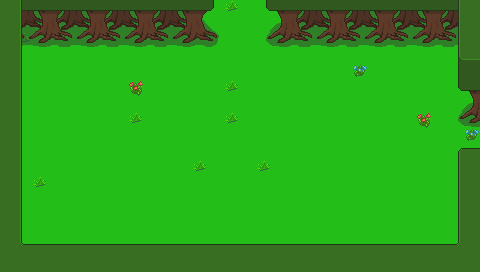

Below is a game level as drawn by its tile map, then a one-line description and the .tmx file that defines it, in full:
An orthogonal 30x17 tile map with 16x16 px tiles, 3 tile layers (Base, Ground, Upper) and 3 objects (2x Entrance, ResourceSpawn).

<map version="1.2" tiledversion="1.3.3" orientation="orthogonal" renderorder="right-down" width="30" height="17" tilewidth="16" tileheight="16" infinite="0" nextlayerid="22" nextobjectid="49">
 <properties>
  <property name="ActiveSpawn" type="int" value="0" />
  <property name="Dungeon" value="Forest" />
  <property name="Outside" type="bool" value="false" />
  <property name="ResourcesMinMax" value="30-60" />
 </properties>
 <tileset firstgid="1" source="tilesetManorGrounds.tsx" />
 <layer id="19" name="Base" width="30" height="17">
  <data encoding="csv">
246,289,289,27,27,205,27,289,27,289,283,289,27,289,283,289,27,27,205,205,205,289,289,27,205,205,289,289,205,246,
246,27,289,289,205,289,27,205,205,289,27,27,205,205,27,289,27,289,289,27,27,205,289,27,205,27,289,205,27,246,
246,283,27,27,27,205,205,205,205,289,289,205,205,27,289,27,289,27,205,289,27,205,27,27,205,27,289,27,205,246,
246,27,289,27,27,27,27,289,289,205,205,289,205,205,205,289,205,27,289,289,205,27,205,205,27,27,289,27,27,246,
246,27,27,27,27,27,27,27,289,205,205,289,289,27,205,289,205,27,27,27,205,205,36,27,27,289,27,289,27,246,
289,27,289,205,289,27,205,289,77,27,289,205,205,205,283,289,289,27,289,289,27,289,205,27,205,289,27,27,205,205,
205,27,289,205,27,27,27,289,27,27,27,27,205,289,27,289,289,205,205,289,205,205,27,27,205,289,205,289,27,27,
27,289,289,27,27,289,289,289,283,205,289,27,205,205,283,289,205,205,205,205,27,205,27,205,27,27,77,27,289,289,
205,205,205,27,27,27,27,289,289,27,205,205,205,27,205,27,27,205,27,289,289,205,27,289,27,289,27,205,289,36,
289,27,205,27,289,205,27,27,205,205,289,205,289,205,289,289,289,27,205,205,289,289,27,289,205,27,27,289,27,27,
246,27,205,205,27,289,27,205,27,205,205,205,283,205,289,27,283,205,205,27,205,205,289,289,205,27,27,27,27,246,
246,27,283,289,205,289,27,27,289,27,289,205,27,27,289,205,27,205,27,289,27,27,205,27,289,205,205,27,27,246,
246,27,27,289,205,289,289,289,289,27,205,289,289,27,27,205,27,205,289,27,27,27,205,27,289,289,27,27,27,246,
246,27,205,289,27,27,205,205,27,27,289,289,289,289,289,289,205,289,205,205,27,205,205,205,27,289,289,205,27,246,
246,27,27,289,289,27,27,205,289,205,205,205,289,289,205,205,27,205,27,289,27,205,27,289,27,205,27,289,27,246,
246,27,289,205,27,289,27,27,289,205,289,289,289,289,27,289,27,205,205,27,205,289,205,205,27,289,27,289,27,246,
246,246,246,246,246,246,246,246,246,246,246,246,246,27,289,27,27,246,246,246,246,246,246,246,246,246,246,246,246,246
</data>
 </layer>
 <layer id="20" name="Ground" width="30" height="17">
  <data encoding="csv">
41,222,223,221,222,223,221,222,223,221,222,223,224,225,0,0,219,220,221,222,223,221,222,223,221,222,223,221,222,41,
41,247,248,246,247,248,246,247,248,246,247,248,249,250,0,0,244,245,246,247,248,246,247,248,246,247,248,246,247,41,
41,272,273,271,272,273,271,272,273,271,272,273,274,275,0,0,269,270,271,272,273,271,272,273,271,272,273,271,272,41,
41,42,0,0,0,0,0,0,0,0,0,0,0,0,0,0,0,0,0,0,0,0,0,0,0,0,0,0,65,66,
41,42,0,0,0,0,0,0,0,0,0,0,0,0,0,0,0,0,0,0,0,0,0,0,0,0,0,0,194,44,
41,42,0,0,0,0,0,0,0,0,0,0,0,0,0,0,0,0,0,0,0,0,0,0,0,0,0,0,219,220,
41,42,0,0,0,0,0,0,0,0,0,0,0,0,0,0,0,0,0,0,0,0,0,0,0,0,0,0,244,245,
41,42,0,0,0,0,0,0,0,0,0,0,0,0,0,0,0,0,0,0,0,0,0,0,0,0,0,0,269,270,
41,42,0,0,0,0,0,0,0,0,0,0,0,0,0,0,0,0,0,0,0,0,0,0,0,0,0,0,0,0,
41,42,0,0,0,0,0,0,0,0,0,0,0,0,0,0,0,0,0,0,0,0,0,0,0,0,0,0,0,0,
41,42,0,0,0,0,0,0,0,0,0,0,0,0,0,0,0,0,0,0,0,0,0,0,0,0,0,0,40,41,
41,42,0,0,0,0,0,0,0,0,0,0,0,0,0,0,0,0,0,0,0,0,0,0,0,0,0,0,40,41,
41,42,0,0,0,0,0,0,0,0,0,0,0,0,0,0,0,0,0,0,0,0,0,0,0,0,0,0,40,41,
41,42,0,0,0,0,0,0,0,0,0,0,0,0,0,0,0,0,0,0,0,0,0,0,0,0,0,0,40,41,
41,42,0,0,0,0,0,0,0,0,0,0,0,0,0,0,0,0,0,0,0,0,0,0,0,0,0,0,40,41,
41,93,0,0,0,0,0,0,0,0,0,0,0,0,0,0,0,0,0,0,0,0,0,0,0,0,0,0,95,41,
41,41,41,41,41,41,41,41,41,41,41,41,41,41,41,41,41,41,41,41,41,41,41,41,41,41,41,41,41,41
</data>
 </layer>
 <layer id="21" name="Upper" width="30" height="17">
  <data encoding="csv">
0,42,0,0,0,0,0,0,0,0,0,0,0,0,0,0,0,0,0,0,0,0,0,0,0,0,0,0,40,0,
0,42,0,0,0,0,0,0,0,0,0,0,0,0,0,0,0,0,0,0,0,0,0,0,0,0,0,0,40,0,
0,42,0,0,0,0,0,0,0,0,0,0,0,0,0,0,0,0,0,0,0,0,0,0,0,0,0,0,40,0,
0,0,0,0,0,0,0,0,0,0,0,0,0,0,0,0,0,0,0,0,0,0,0,0,0,0,0,0,0,0,
0,0,0,0,0,0,0,0,0,0,0,0,0,0,0,0,0,0,0,0,0,0,0,0,0,0,0,0,0,0,
0,0,0,0,0,0,0,0,0,0,0,0,0,0,0,0,0,0,0,0,0,0,0,0,0,0,0,0,0,0,
0,0,0,0,0,0,0,0,0,0,0,0,0,0,0,0,0,0,0,0,0,0,0,0,0,0,0,0,0,0,
0,0,0,0,0,0,0,0,0,0,0,0,0,0,0,0,0,0,0,0,0,0,0,0,0,0,0,0,0,0,
0,0,0,0,0,0,0,0,0,0,0,0,0,0,0,0,0,0,0,0,0,0,0,0,0,0,0,0,0,0,
0,0,0,0,0,0,0,0,0,0,0,0,0,0,0,0,0,0,0,0,0,0,0,0,0,0,0,0,15,16,
0,0,0,0,0,0,0,0,0,0,0,0,0,0,0,0,0,0,0,0,0,0,0,0,0,0,0,0,0,0,
0,0,0,0,0,0,0,0,0,0,0,0,0,0,0,0,0,0,0,0,0,0,0,0,0,0,0,0,0,0,
0,0,0,0,0,0,0,0,0,0,0,0,0,0,0,0,0,0,0,0,0,0,0,0,0,0,0,0,0,0,
0,0,0,0,0,0,0,0,0,0,0,0,0,0,0,0,0,0,0,0,0,0,0,0,0,0,0,0,0,0,
0,0,0,0,0,0,0,0,0,0,0,0,0,0,0,0,0,0,0,0,0,0,0,0,0,0,0,0,0,0,
0,0,16,16,16,16,16,16,16,16,16,16,16,16,16,16,16,16,16,16,16,16,16,16,16,16,16,16,0,0,
0,0,0,0,0,0,0,0,0,0,0,0,0,0,0,0,0,0,0,0,0,0,0,0,0,0,0,0,0,0
</data>
 </layer>
 <objectgroup id="4" name="Travel">
  <object id="47" name="Entrance" x="222.355" y="1.40464" width="36.9786" height="5.83441">
   <properties>
    <property name="EntranceDir" value="Down" />
    <property name="Map" value="mapForest_09" />
   </properties>
  </object>
  <object id="48" name="Entrance" x="470.141" y="127.383" width="8.16663" height="32.8333">
   <properties>
    <property name="EntranceDir" value="Left" />
    <property name="Map" value="mapForest_14" />
   </properties>
  </object>
 </objectgroup>
 <objectgroup id="5" name="MapObject">
  <object id="40" name="ResourceSpawn" x="96.2798" y="54.0405" width="124.333" height="96.333">
   <properties>
    <property name="Resources" value="0" />
   </properties>
  </object>
 </objectgroup>
 <objectgroup id="6" name="Character" />
</map>
